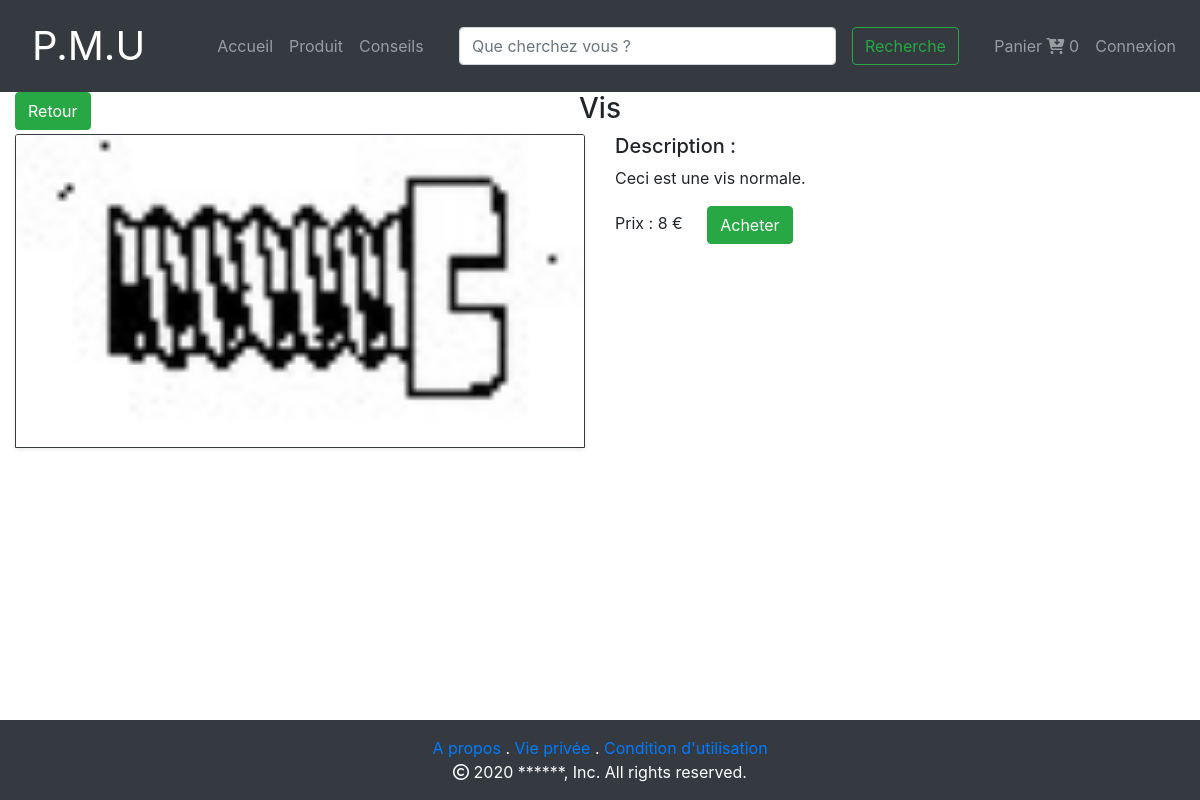
/vue/pageProduit.php?id=1, run on the app's committed database.
### tables this page shows
CREATE TABLE IF NOT EXISTS `produit` (
  `id_produit` int(11) NOT NULL AUTO_INCREMENT,
  `reference` varchar(5) NOT NULL,
  `quantité` int(11) NOT NULL,
  `prix_unitaire` int(11) NOT NULL,
  `libelle` varchar(255) NOT NULL,
  `description` text NOT NULL,
  `id_cat` int(11) NOT NULL,
  PRIMARY KEY (`id_produit`),
  KEY `fk_cat` (`id_cat`)
);

CREATE TABLE IF NOT EXISTS `objet` (
  `chemin` varchar(255) NOT NULL,
  `image` varchar(255) NOT NULL,
  `id_prod` int(11) NOT NULL,
  PRIMARY KEY (`chemin`),
  KEY `fk_prod_objet` (`id_prod`)
);

### models/ArticleManager.php (called while the page is built, shortened)
<?php
include_once('Article.php');
class articleManager
{
  public function getInfo($id)
  {
    $informations = [];
    $DBase = new Connect();
    $db = $DBase->connexion();
    $q = $db->prepare('SELECT id_produit,libelle,chemin,image,description,prix_unitaire,quantité from produit join objet on objet.id_prod = id_produit where id_produit = "'.$id.'" ');
    $q->execute();
    while ($donnees = $q->fetch(PDO::FETCH_ASSOC))
    {
      $informations[] = new Article($donnees);
    }
    return $informations;
  }
}

### models/Article.php (called while the page is built, shortened)
<?php
class Article
{
	private $_id;
	private $_prix_unitaire = 0;
	private $_libelle = "";
	private $_description = "";
	private $_chemin = "";
	private $_nomImage = "";
	public function __construct($donnees)
	{
		if (isset($donnees['id_produit'])) {
			$this->_id = $donnees['id_produit'];
		}
		if (isset($donnees['prix_unitaire'])) {
			$this->_prix_unitaire = $donnees['prix_unitaire'];
		}
		if (isset($donnees['libelle'])) {
			$this->_libelle = $donnees['libelle'];
		}
		if (isset($donnees['description'])) {
			$this->_description = $donnees['description'];
		}
		if (isset($donnees['chemin'])) {
			$this->_chemin = $donnees['chemin'];
		}
		if (isset($donnees['image'])) {
			$this->_nomImage = $donnees['image'];
		}
	}
	public function getId()
	{
		return $this->_id;
	}
	public function getPrix()
	{
		return $this->_prix_unitaire;
	}
	public function getLibelle()
	{
		return $this->_libelle;
	}
	public function getDescription()
	{
		return $this->_description;
	}
	public function getImage()
	{
		return $this->_chemin;
	}
	public function getNomImage()
	{
		return $this->_nomImage;
	}
}
 ?>

### vue/pageProduit.php (the view, shortened to what this page needs)
<?php
    include_once('../models/ArticleManager.php');
    $Art_man = new articleManager();
    $article = $Art_man->getInfo($_GET['id']);
?>
<html lang="fr">
    <head>
        <?php include_once('../public/template/head.php'); ?>
    </head>
    <body>
        <?php include_once('../public/template/header.php'); ?>
        <main>
            <div class="container-fluid">
                <div class="row">
                    <div class="col-2">
                        <a href="javascript:history.back()" class="btn btn-success">Retour</a>
                    </div>
                    <div class="col-8 text-center">
                        <h3><?php echo $article[0]->getLibelle() ?></h3>
                    </div>
                </div>
                <div class="row">
                    <div class="col-6">
                        <img src="<?php echo $article[0]->getImage() ?>" class="border border-dark shadow-sm card-img-top" alt=" <?php echo $article[0]->getNomImage() ?>">
                    </div>
                    <div class="col-5">
                        <h5>Description :</h5>
                        <p> <?php echo $article[0]->getDescription() ?> </p>
                        <span class="card-link">Prix : <?php echo $article[0]->getPrix() ?> €</span>
                        <a class="card-link btn btn-success ajouterPanier" href="/projetphp/controllers/ajouteAuPanier.php?id=<?php echo  $article[0]->getId()?>" name="acheter" id="acheter">Acheter</a>
                    </div>
                </div>
            </div>
        </main>
        <?php include_once('../public/template/footer.php'); ?>
    </body>
</html>

### public/template/template.css (style rules this page uses)
html { height: 100%; }
body { margin: 0; display: flex; flex-direction: column; min-height: 100vh; }
main { flex: 1; }

### data on the page
produit: libelle "Vis", objet.chemin (picture), description "Ceci est une vis normale.", prix_unitaire "8"

### other printed values
$panier->nbArticles() "0"
